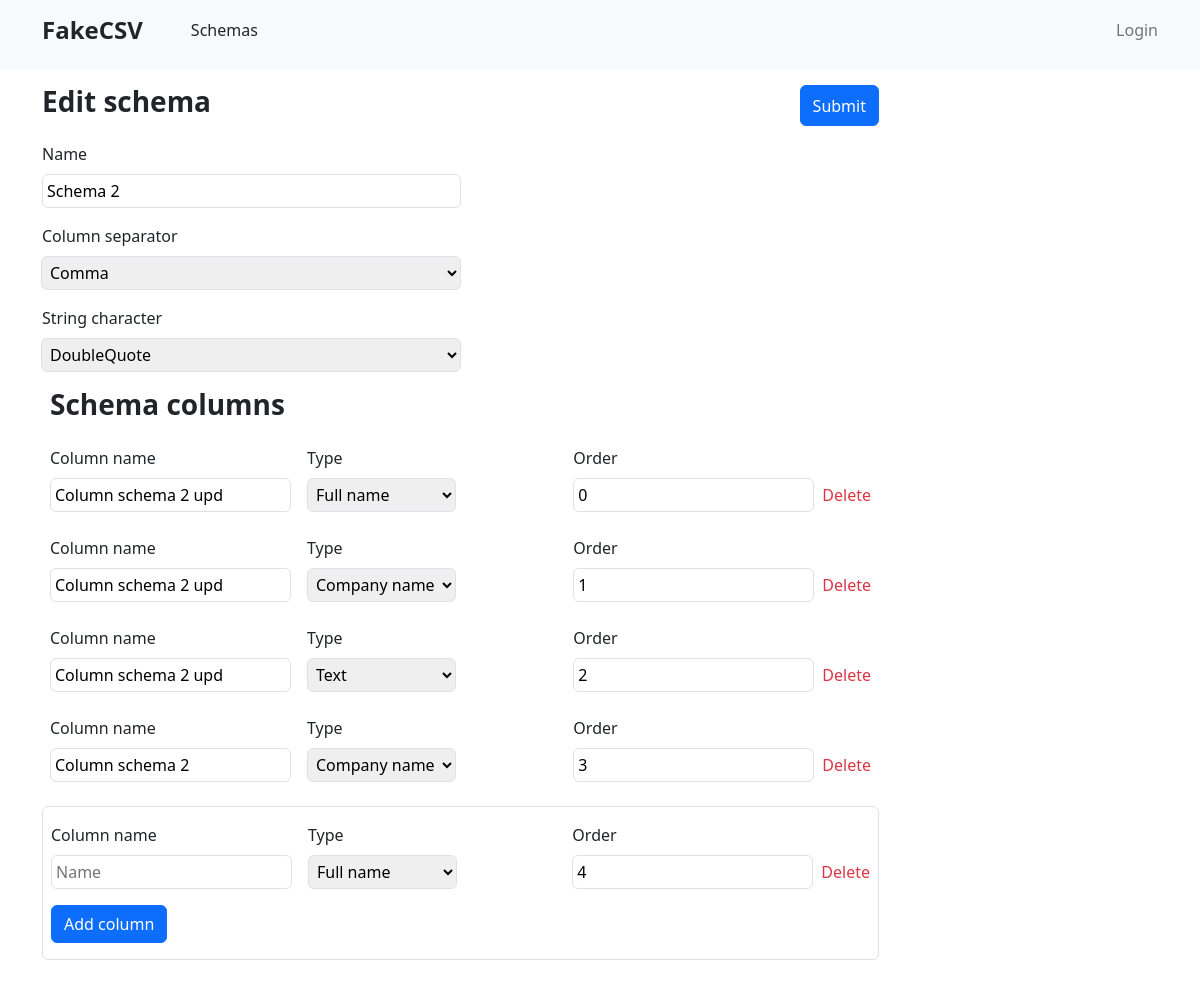
The page /data_schemas/edit_schema/148 on the database its author committed.
### data_schemas/models.py (models this page shows, shortened)
class Schema(models.Model):
    owner = models.ForeignKey(User, on_delete=models.CASCADE)
    title = models.CharField(max_length=250)
    column_separator = models.CharField(max_length=50)
    string_character = models.CharField(max_length=50)
    created_at = models.DateField(auto_now_add=datetime.datetime.now())
    updated_at = models.DateField(auto_now_add=datetime.datetime.now())

class SchemaColumn(models.Model):
    column_name = models.CharField(max_length=250)
    order = models.IntegerField()
    data_type = models.ForeignKey(DataType, on_delete=models.CASCADE)
    schema = models.ForeignKey(Schema, on_delete=models.CASCADE)
    created_at = models.DateField(auto_now_add=datetime.datetime.now())
    updated_at = models.DateField(auto_now_add=datetime.datetime.now())

class DataType(models.Model):
    column_type = models.CharField(max_length=50)
    def __str__(self):
        return self.column_type

### data_schemas/views.py (the view, shortened to what this page needs)
# urls.py: path('edit_schema/<int:pk>', edit_schema, name='edit_schema')
def edit_schema(request: HttpRequest, pk: int) -> HttpResponse:
    schema = Schema.objects.filter(id=pk).first()
    schema_columns = SchemaColumn.objects.filter(schema=schema).all()
    data_types = DataType.objects.filter().all()
    return render(request, "data_schemas/edit_schema.html", {'schema': schema,
                                                             'schema_columns': schema_columns,
                                                             'data_types': data_types})

### data_schemas/templates/data_schemas/edit_schema.html (shortened to what this page needs)
{% extends "base.html" %}
{% block content %}
    <div class="py-3 w-75">
        <form method="post">
            <div class="d-flex justify-content-between">
                <p class="h3 fw-semibold">Edit schema</p>
                <button type="submit" class="btn btn-primary">Submit</button>
            </div>
            <div class="d-flex flex-column mt-3">
                <div class="d-flex flex-column w-50">
                    <label>Name</label>
                    <input value="{{ schema.title }}" type="text" name="schema_title" id="schema_title" class="border border-muted rounded mt-2 p-1" required/>
                </div>
                <div class="mt-3">
                    <div class="input-group mb-3 d-flex flex-column w-50">
                      <label class="pb-2">Column separator</label>
                      <select type="text" name="schema_column_separator" id="schema_column_separator" class="custom-select p-1 border border-muted rounded" required>
                          <option value="{{ schema.column_separator }}" selected>{{ schema.column_separator }}</option>
                      </select>
                    </div>
                </div>
                <div class="">
                    <div class="input-group d-flex flex-column w-50">
                      <label class="pb-2">String character</label>
                      <select type="text" name="schema_string_character" id="schema_string_character" class="custom-select p-1 border border-muted rounded" required>
                          <option value="{{ schema.string_character }}" selected>{{ schema.string_character }}</option>
                      </select>
                    </div>
                </div>
            </div>
            <div class="mt-3 px-2" id="columns">
                <p class="h3 text-dark fw-semibold">Schema columns</p>
                {% for column in schema_columns %}
                    <div class="d-flex justify-content-between mt-4" id="column-{{ forloop.counter }}">
                    <div class="d-flex flex-row">
                        <div class="d-flex flex-column">
                            <label class="mb-2">Column name</label>
                            <input value="{{ column.column_name }}" type="text"  name="column_name" id="column_name" class="border border-muted rounded p-1 me-3" placeholder="Name"/>
                        </div>
                        <div class="d-flex flex-column">
                            <label class="mb-2">Type</label>
                            <select type="text"  name="column_type" id="column_type" class="custom-select p-1 border border-muted rounded mw-100">
                                <option value="{{ column.data_type }}" selected>{{ column.data_type }}</option>
                              </select>
                        </div>
                    </div>
                    <div class="d-flex flex-row align-items-center">
                        <div class="d-flex flex-column">
                            <label class="mb-2">Order</label>
                            <div class="d-flex flex-row align-items-center">
                                <input value="{{ column.order }}" type="number" name="column_order" id="column_order" class="border border-muted rounded p-1 me-2" value="0"/>
                                <a href="" onclick="deleteColumn(event, 'column-{{ forloop.counter }}')" class="text-decoration-none text-danger">Delete</a>
                            </div>
                        </div>
                    </div>
                </div>
                {% endfor %}
            </div>
        </form>
        <div class="border border-muted rounded px-2 mt-4 pb-3 mb-5">
                <div class="d-flex justify-content-between mt-3" id="new_column">
                     <div class="d-flex flex-row">
                        <div class="d-flex flex-column">
                            <label class="mb-2">Column name</label>
                            <input type="text" name="column_name" id="column_name" class="border border-muted rounded p-1 me-3" placeholder="Name"/>
                        </div>
                        <div class="d-flex flex-column">
                            <label class="mb-2">Type</label>
                            <select type="text" name="column_type" id="column_type" class="custom-select p-1 border border-muted rounded mw-100" id="inputGroupSelect05">
                                {% for type in data_types %}
                                        {% if forloop.counter == 1 %}
                                            <option selected>{{ type.column_type }}</option>
                                        {% else %}
                                            <option value="{{ type.column_type }}">{{ type.column_type }}</option>
                                        {% endif %}
                                {% endfor %}
                              </select>
                        </div>
                    </div>
                        <div class="d-flex flex-row align-items-center">
                        <div class="d-flex flex-column">
                            <label class="mb-2">Order</label>
                            <div class="d-flex flex-row align-items-center">
                                <input type="number" name="column_order" id="column_order" class="border border-muted rounded p-1 me-2" value="4" />
                                <a href="javascript:void(0)" id="delete_a" class="text-decoration-none text-danger">Delete</a>
                            </div>
                        </div>
                     </div>
                </div>
                <button class="btn btn-primary mt-3" onclick="addColumn(event)">Add column</button>
            </div>
    </div>
{% endblock %}

### rows shown on the page
Schema: schema_title "Schema 2", schema_column_separator "Comma", schema_string_character "DoubleQuote"
SchemaColumn: column_name "Column schema 2 upd", column_type "Full name", column_order "0"
SchemaColumn: column_name "Column schema 2 upd", column_type "Company name", column_order "1"
SchemaColumn: column_name "Column schema 2 upd", column_type "Text", column_order "2"
SchemaColumn: column_name "Column schema 2", column_type "Company name", column_order "3"

### other values the page prints
form field column_type "Full name"
